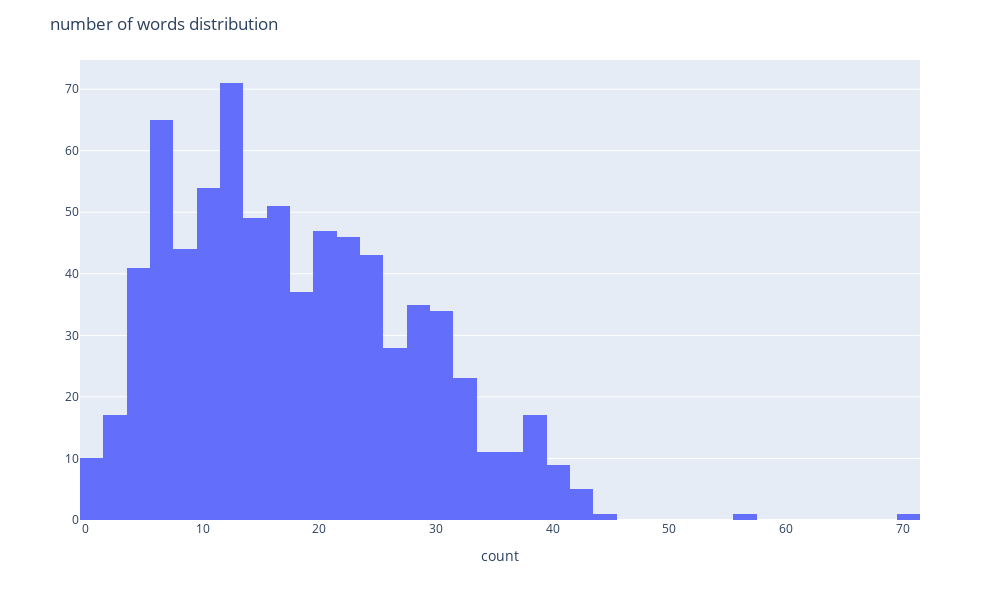

Source (notebook cell):
### Code cell
#Histogram of the word count
npt.word_distribution(
    title='number of words distribution',
    xaxis_label='count',
)

### Figure 1 — Plotly figure (JSON) as saved in the notebook; plotly's stock layout.template omitted (floating-point values rounded to 4 significant figures; data arrays with more than 128 entries replaced by an {"elided": "..."} marker saying what was removed)
{"data": [{"alignmentgroup": "True", "bingroup": "x", "hovertemplate": "tweet_length=%{x}<br>count=%{y}<extra></extra>", "legendgroup": "", "marker": {"color": "#636efa", "pattern": {"shape": ""}}, "name": "", "offsetgroup": "", "orientation": "v", "showlegend": false, "type": "histogram", "x": {"elided": "751 int values"}, "xaxis": "x", "yaxis": "y"}], "layout": {"barmode": "relative", "height": 600, "legend": {"tracegroupgap": 0}, "margin": {"t": 60}, "title": {"text": "number of words distribution"}, "width": 1000, "xaxis": {"anchor": "y", "domain": [0, 1], "title": {"text": "count"}}, "yaxis": {"anchor": "x", "domain": [0, 1], "title": {"text": ""}}}}
